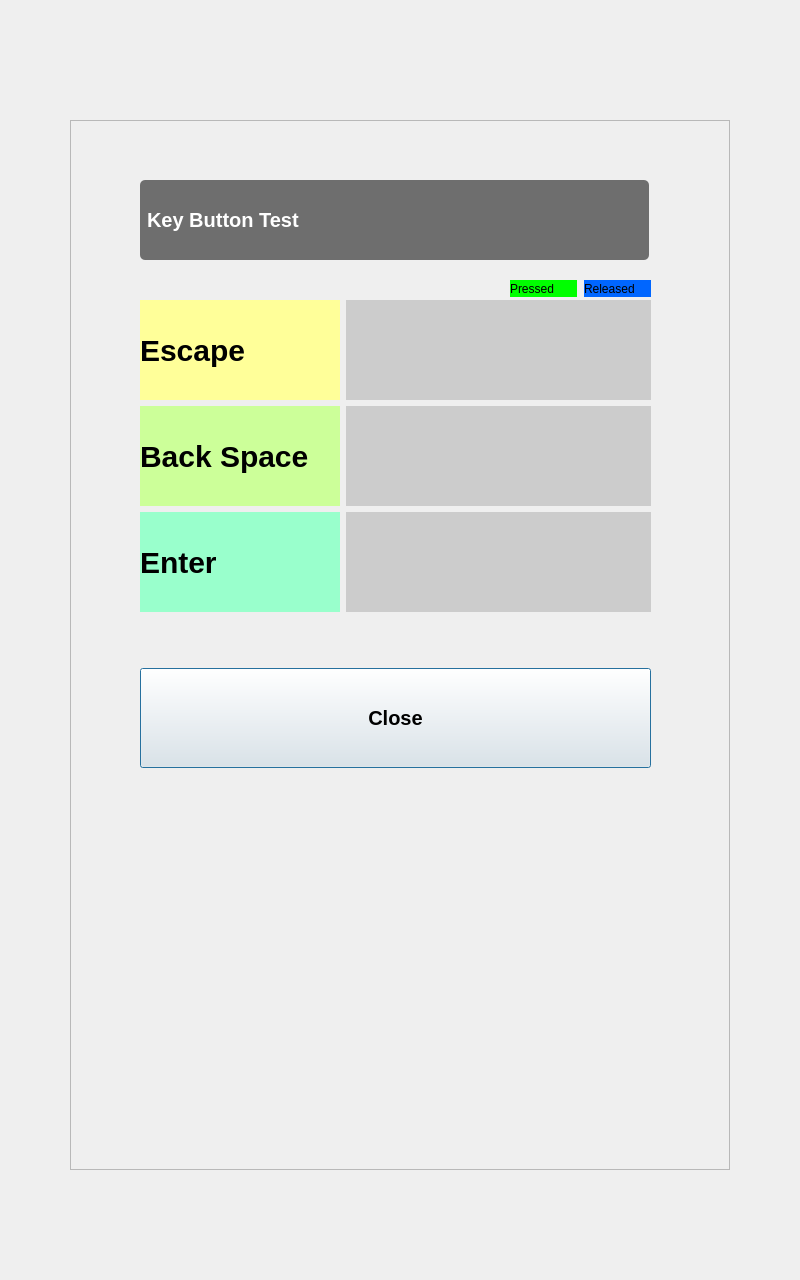
<?xml version="1.0" encoding="UTF-8"?>
<ui version="4.0">
 <class>RepairTestKeyButtonDialog</class>
 <widget class="QDialog" name="RepairTestKeyButtonDialog">
  <property name="geometry">
   <rect>
    <x>0</x>
    <y>0</y>
    <width>800</width>
    <height>1280</height>
   </rect>
  </property>
  <property name="windowTitle">
   <string>Dialog</string>
  </property>
  <widget class="QFrame" name="frame">
   <property name="geometry">
    <rect>
     <x>70</x>
     <y>120</y>
     <width>660</width>
     <height>1050</height>
    </rect>
   </property>
   <property name="frameShape">
    <enum>QFrame::StyledPanel</enum>
   </property>
   <property name="frameShadow">
    <enum>QFrame::Raised</enum>
   </property>
   <widget class="QLabel" name="label">
    <property name="geometry">
     <rect>
      <x>70</x>
      <y>60</y>
      <width>509</width>
      <height>80</height>
     </rect>
    </property>
    <property name="sizePolicy">
     <sizepolicy hsizetype="Preferred" vsizetype="Fixed">
      <horstretch>0</horstretch>
      <verstretch>0</verstretch>
     </sizepolicy>
    </property>
    <property name="minimumSize">
     <size>
      <width>0</width>
      <height>80</height>
     </size>
    </property>
    <property name="styleSheet">
     <string notr="true">QLabel{
border-radius:5px;
padding: 2px;
background-color: #6E6E6E;
font: bold 20px;
color:white;
qproperty-alignment: AlignCenter;
}
</string>
    </property>
    <property name="text">
     <string>Key Button Test</string>
    </property>
   </widget>
   <widget class="QLabel" name="label_2">
    <property name="geometry">
     <rect>
      <x>440</x>
      <y>160</y>
      <width>67</width>
      <height>17</height>
     </rect>
    </property>
    <property name="styleSheet">
     <string notr="true">QLabel{
	background-color: #00FF00;
}
</string>
    </property>
    <property name="text">
     <string>Pressed</string>
    </property>
   </widget>
   <widget class="QLabel" name="label_3">
    <property name="geometry">
     <rect>
      <x>514</x>
      <y>160</y>
      <width>67</width>
      <height>17</height>
     </rect>
    </property>
    <property name="styleSheet">
     <string notr="true">QLabel{
	background-color: #0066FF;
}</string>
    </property>
    <property name="text">
     <string>Released</string>
    </property>
   </widget>
   <widget class="QWidget" name="layoutWidget">
    <property name="geometry">
     <rect>
      <x>70</x>
      <y>180</y>
      <width>511</width>
      <height>468</height>
     </rect>
    </property>
    <layout class="QVBoxLayout" name="verticalLayout">
     <item>
      <layout class="QFormLayout" name="formLayout">
       <item row="0" column="0">
        <widget class="QLabel" name="label_4">
         <property name="sizePolicy">
          <sizepolicy hsizetype="Fixed" vsizetype="Fixed">
           <horstretch>0</horstretch>
           <verstretch>0</verstretch>
          </sizepolicy>
         </property>
         <property name="minimumSize">
          <size>
           <width>200</width>
           <height>100</height>
          </size>
         </property>
         <property name="styleSheet">
          <string notr="true">QLabel{
    background-color: #FFFF99;
    font:bold 30px;
	qproperty-alignment: AlignCenter;
}
</string>
         </property>
         <property name="text">
          <string>Escape</string>
         </property>
        </widget>
       </item>
       <item row="0" column="1">
        <widget class="QLabel" name="label_5">
         <property name="styleSheet">
          <string notr="true">QLabel{
background-color: #CCCCCC;
}</string>
         </property>
         <property name="text">
          <string/>
         </property>
        </widget>
       </item>
       <item row="1" column="0">
        <widget class="QLabel" name="label_6">
         <property name="sizePolicy">
          <sizepolicy hsizetype="Fixed" vsizetype="Fixed">
           <horstretch>0</horstretch>
           <verstretch>0</verstretch>
          </sizepolicy>
         </property>
         <property name="minimumSize">
          <size>
           <width>200</width>
           <height>100</height>
          </size>
         </property>
         <property name="styleSheet">
          <string notr="true">QLabel{
background-color: #CCFF99;
    font:bold 30px;
	qproperty-alignment: AlignCenter;
}</string>
         </property>
         <property name="text">
          <string>Back Space</string>
         </property>
        </widget>
       </item>
       <item row="1" column="1">
        <widget class="QLabel" name="label_7">
         <property name="styleSheet">
          <string notr="true">QLabel{
background-color: #CCCCCC;
}</string>
         </property>
         <property name="text">
          <string/>
         </property>
        </widget>
       </item>
       <item row="2" column="0">
        <widget class="QLabel" name="label_8">
         <property name="sizePolicy">
          <sizepolicy hsizetype="Fixed" vsizetype="Fixed">
           <horstretch>0</horstretch>
           <verstretch>0</verstretch>
          </sizepolicy>
         </property>
         <property name="minimumSize">
          <size>
           <width>200</width>
           <height>100</height>
          </size>
         </property>
         <property name="styleSheet">
          <string notr="true">QLabel{
background-color: #99FFCC;
    font:bold 30px;
	qproperty-alignment: AlignCenter;
}</string>
         </property>
         <property name="text">
          <string>Enter</string>
         </property>
        </widget>
       </item>
       <item row="2" column="1">
        <widget class="QLabel" name="label_9">
         <property name="styleSheet">
          <string notr="true">QLabel{
background-color: #CCCCCC;
}</string>
         </property>
         <property name="text">
          <string/>
         </property>
        </widget>
       </item>
      </layout>
     </item>
     <item>
      <spacer name="verticalSpacer">
       <property name="orientation">
        <enum>Qt::Vertical</enum>
       </property>
       <property name="sizeType">
        <enum>QSizePolicy::Fixed</enum>
       </property>
       <property name="sizeHint" stdset="0">
        <size>
         <width>20</width>
         <height>40</height>
        </size>
       </property>
      </spacer>
     </item>
     <item>
      <widget class="QPushButton" name="pushButton">
       <property name="minimumSize">
        <size>
         <width>0</width>
         <height>100</height>
        </size>
       </property>
       <property name="styleSheet">
        <string notr="true">QPushButton{
	font: bold 20px;
}</string>
       </property>
       <property name="text">
        <string>Close</string>
       </property>
      </widget>
     </item>
    </layout>
   </widget>
  </widget>
 </widget>
 <resources/>
 <connections/>
</ui>
